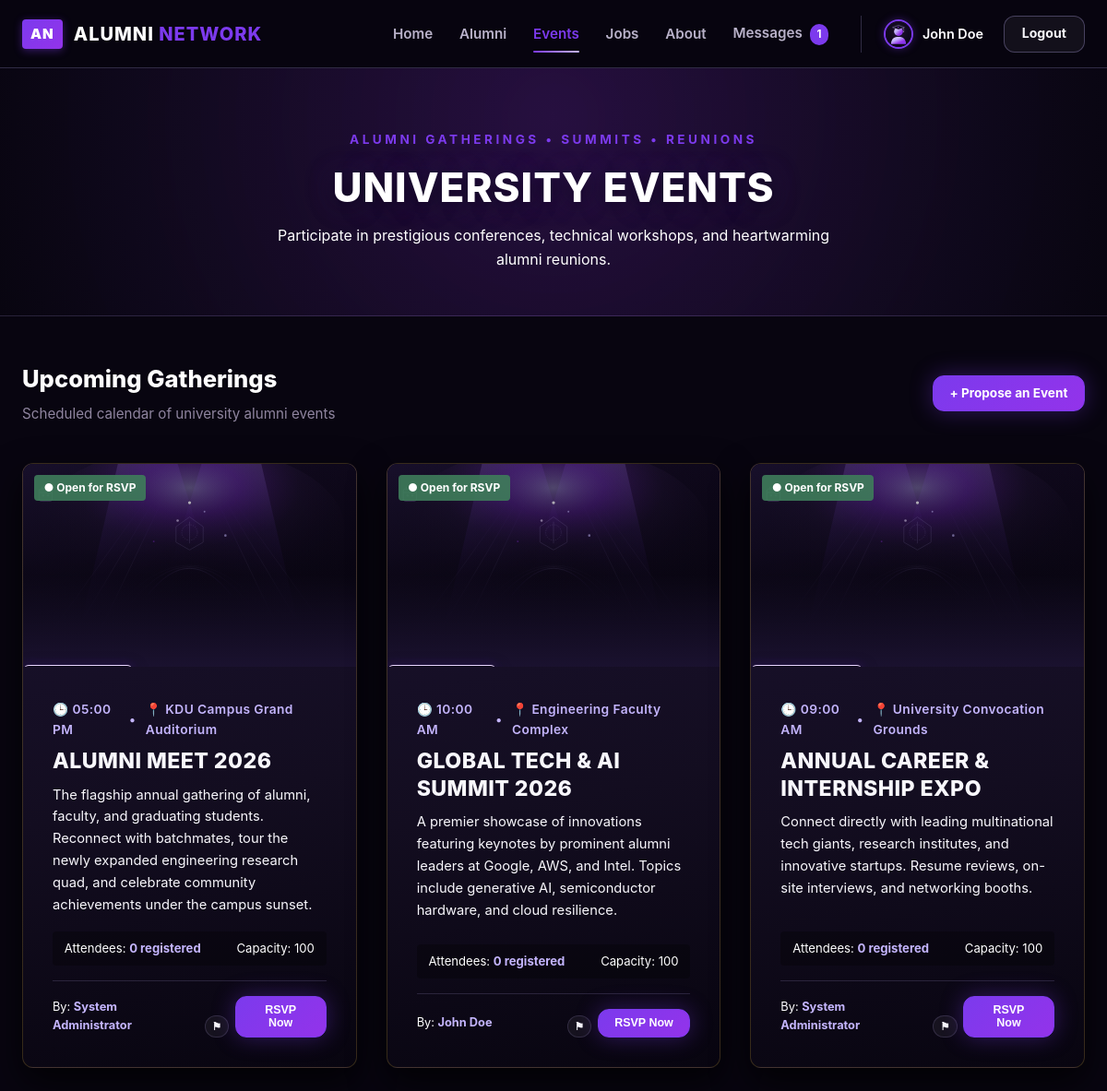
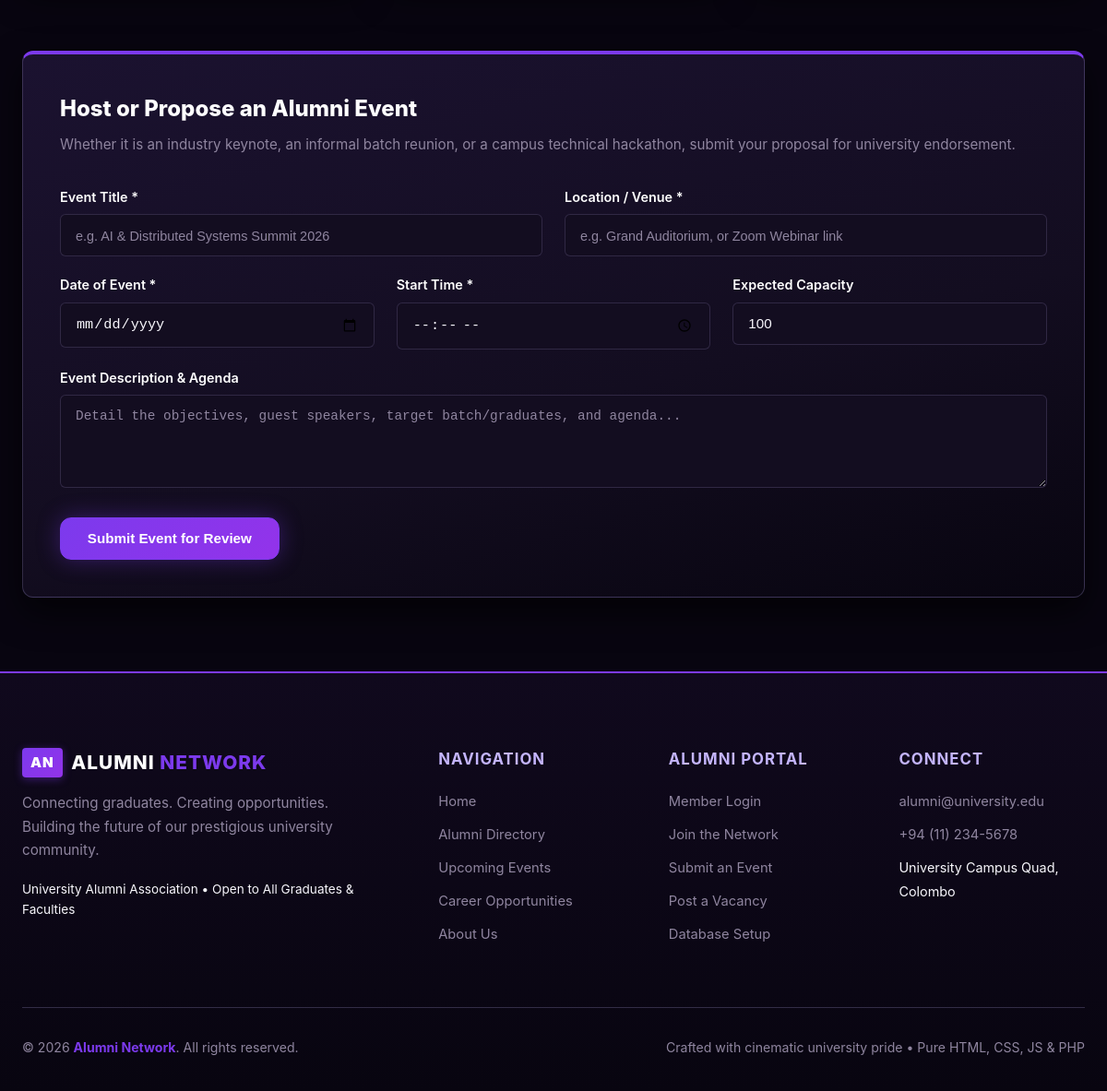
/events.php (signed in), run on the app's committed database (2 pictures, top to bottom).
### tables this page shows
CREATE TABLE IF NOT EXISTS events (
    id INT AUTO_INCREMENT PRIMARY KEY,
    title VARCHAR(200) NOT NULL,
    description TEXT NOT NULL,
    event_date DATE NOT NULL,
    reg_date DATE DEFAULT NULL,
    event_time TIME NOT NULL,
    start_time TIME DEFAULT NULL,
    end_time TIME DEFAULT NULL,
    location VARCHAR(200) NOT NULL,
    capacity INT NOT NULL DEFAULT 100,
    organizer_id INT NOT NULL,
    status ENUM('pending', 'approved', 'rejected') NOT NULL DEFAULT 'approved',
    is_closed TINYINT(1) NOT NULL DEFAULT 0,
    image_url VARCHAR(255) DEFAULT NULL,
    created_at TIMESTAMP DEFAULT CURRENT_TIMESTAMP,
    FOREIGN KEY (organizer_id) REFERENCES users(id) ON DELETE CASCADE
);

### events.php (the view, shortened to what this page needs)
<?php
require_once __DIR__ . '/includes/header.php';
require_once __DIR__ . '/includes/functions.php';
$currentUserId = current_user_id();
$events = [];
if ($db_connected && $pdo) {
    try {
        $userIdParam = $currentUserId ? $currentUserId : 0;
        $stmt = $pdo->prepare("
            SELECT e.*,
                   CONCAT(u.first_name, ' ', u.last_name) AS organizer_name,
                   (SELECT COUNT(*) FROM event_registrations WHERE event_id = e.id AND status = 'attending') AS attendee_count,
                   (SELECT COUNT(*) FROM event_registrations WHERE event_id = e.id AND user_id = ? AND status = 'attending') AS is_user_attending
            FROM events e
            LEFT JOIN users u ON e.organizer_id = u.id
            WHERE e.status = 'approved'
            ORDER BY e.event_date ASC
        ");
        $stmt->execute([$userIdParam]);
        $events = $stmt->fetchAll();
    } catch (Exception $e) {
        $events = [];
    }
}
?>
<section style="background: radial-gradient(circle at 50% 20%, rgba(147, 51, 234, 0.22) 0%, rgba(16, 9, 29, 0.95) 70%, #080510 100%); color: var(--text-light); padding: 4rem 0 3rem; border-bottom: 1px solid var(--border-color);">
    <div class="container text-center" style="text-align: center;">
        <span class="section-eyebrow">Alumni Gatherings &bull; Summits &bull; Reunions</span>
        <h1 class="section-title" style="color: var(--text-light); margin-bottom: 0.8rem;">University Events</h1>
        <p style="color: var(--text-secondary); max-width: 600px; margin: 0 auto;">
            Participate in prestigious conferences, technical workshops, and heartwarming alumni reunions.
        </p>
    </div>
</section>
<div class="container" style="padding-top: 3rem; padding-bottom: 5rem;">
    <div style="display: flex; justify-content: space-between; align-items: center; margin-bottom: 2.5rem; flex-wrap: wrap; gap: 1rem;">
        <div>
            <h2 style="color: var(--text-light); font-size: 1.6rem; font-weight: 800; margin: 0 0 0.3rem 0;">Upcoming Gatherings</h2>
            <p style="color: var(--text-muted); font-size: 0.95rem; margin: 0;">Scheduled calendar of university alumni events</p>
        </div>
        <div>
            <a href="#propose-event" class="btn btn-gold gold-glow btn-sm">
                + Propose an Event
            </a>
        </div>
    </div>
    <div class="grid grid-3">
        <?php foreach ($events as $event): ?>
            <?php
                $attendees = intval($event['attendee_count'] ?? 0);
                $capacity = intval($event['capacity'] ?? 100);
                $isUserAttending = !empty($event['is_user_attending']);
                $isPast = (strtotime($event['event_date']) < strtotime(date('Y-m-d')));
                $isClosed = (!empty($event['is_closed']) || $isPast);
                $isFull = ($capacity > 0 && $attendees >= $capacity);
            ?>
            <div class="card card-dark event-card" style="display: flex; flex-direction: column;">
                <div class="event-image-box" style="position: relative;">
                    <img src="assets/images/event-placeholder.svg" alt="Event Banner" class="event-image">
                    <span class="event-date-badge">
                    </span>
                    <span style="position: absolute; top: 12px; left: 12px; font-size: 0.75rem; font-weight: 700; padding: 0.3rem 0.65rem; border-radius: 4px; <?php echo ($isClosed || $isFull) ? 'background: rgba(166, 61, 64, 0.9); color: #fff;' : 'background: rgba(63, 125, 90, 0.9); color: #fff;'; ?>">
                        <?php
                            if ($isPast) echo "Past Event";
                            elseif ($isClosed) echo "Closed";
                            elseif ($isFull) echo "Capacity Full";
                            else echo "&#9679; Open for RSVP";
                        ?>
                    </span>
                </div>
                <div class="event-body" style="flex: 1; display: flex; flex-direction: column;">
                    <div class="event-meta" style="margin-bottom: 0.6rem;">
                        <span>&#128338; <?php echo date('h:i A', strtotime($event['event_time'])); ?></span>
                        <span>&bull;</span>
                        <span>&#128205; <?php echo htmlspecialchars($event['location']); ?></span>
                    </div>
                    <h3 class="event-title" style="margin-bottom: 0.6rem;"><?php echo htmlspecialchars($event['title']); ?></h3>
                    <p class="event-desc" style="flex: 1; margin-bottom: 1rem;"><?php echo htmlspecialchars($event['description']); ?></p>
                    <div style="font-size: 0.82rem; color: var(--text-secondary); margin-bottom: 1rem; padding: 0.5rem 0.8rem; background: rgba(0,0,0,0.3); border-radius: 4px; display: flex; justify-content: space-between;">
                        <span>Attendees: <strong style="color: var(--accent-light);"><?php echo $attendees; ?> registered</strong></span>
                        <span>Capacity: <?php echo $capacity; ?></span>
                    </div>
                    <div style="padding-top: 1rem; border-top: 1px solid var(--border-color); display: flex; justify-content: space-between; align-items: center; gap: 0.5rem;">
                        <span style="font-size: 0.8rem; color: var(--text-secondary);">
                            By: <strong style="color: var(--accent-light);"><?php echo htmlspecialchars(!empty($event['organizer_name']) ? $event['organizer_name'] : 'Alumni Relations'); ?></strong>
                        </span>
                        <div style="display: flex; gap: 0.4rem;">
                            <button type="button" class="btn btn-outline-light btn-sm" style="font-size: 0.72rem; padding: 0.25rem 0.45rem; border-color: var(--border-color);"
                                    onclick="openReportModal(<?php echo $event['id']; ?>, 'event', '<?php echo htmlspecialchars(addslashes($event['title'])); ?>');" title="Report Event">
                                &#9873;
                            </button>
                            <?php if ($isLoggedIn): ?>
                                <form method="POST" action="events.php" style="display: inline;">
                                    <?php if ($isUserAttending): ?>
                                        <button type="submit" class="btn btn-sm" style="background: var(--success-color); color: #fff; font-size: 0.78rem; border: 1px solid var(--accent-color);" title="Click to Cancel RSVP">
                                            &#10003; Attending (Cancel)
                                        </button>
                                    <?php elseif ($isClosed || $isFull): ?>
                                        <button type="button" class="btn btn-sm btn-disabled" disabled style="font-size: 0.78rem;">
                                            Closed
                                        </button>
                                    <?php else: ?>
                                        <button type="submit" class="btn btn-gold btn-sm gold-glow" style="font-size: 0.78rem;">
                                            RSVP Now
                                        </button>
                                    <?php endif; ?>
                                </form>
                            <?php else: ?>
                                <a href="auth/login.php" class="btn btn-outline-gold btn-sm" style="font-size: 0.78rem;">
                                    Login to RSVP
                                </a>
                            <?php endif; ?>
                        </div>
                    </div>
                </div>
            </div>
        <?php endforeach; ?>
    </div>
    <div id="propose-event" class="card" style="margin-top: 5rem; padding: 2.5rem; border-top: 4px solid var(--accent-color);">
        <h3 style="color: var(--text-light); font-size: 1.5rem; margin-bottom: 0.5rem; font-weight: 800;">
            Host or Propose an Alumni Event
        </h3>
        <p style="color: var(--text-muted); margin-bottom: 2rem; font-size: 0.95rem;">
            Whether it is an industry keynote, an informal batch reunion, or a campus technical hackathon, submit your proposal for university endorsement.
        </p>
        <?php if ($isLoggedIn): ?>
            <form method="POST" action="events.php#propose-event">
                <div class="grid grid-2" style="margin-bottom: 1.2rem; gap: 1.5rem;">
                    <div class="form-group" style="margin-bottom: 0;">
                        <label for="title">Event Title *</label>
                        <input type="text" id="title" name="title" class="form-control" placeholder="e.g. AI & Distributed Systems Summit 2026" required>
                    </div>
                    <div class="form-group" style="margin-bottom: 0;">
                        <label for="location">Location / Venue *</label>
                        <input type="text" id="location" name="location" class="form-control" placeholder="e.g. Grand Auditorium, or Zoom Webinar link" required>
                    </div>
                </div>
                <div class="grid grid-3" style="margin-bottom: 1.2rem; gap: 1.5rem;">
                    <div class="form-group" style="margin-bottom: 0;">
                        <label for="event_date">Date of Event *</label>
                        <input type="date" id="event_date" name="event_date" class="form-control" required min="<?php echo date('Y-m-d'); ?>">
                    </div>
                    <div class="form-group" style="margin-bottom: 0;">
                        <label for="event_time">Start Time *</label>
                        <input type="time" id="event_time" name="event_time" class="form-control" required>
                    </div>
                    <div class="form-group" style="margin-bottom: 0;">
                        <label for="capacity">Expected Capacity</label>
                        <input type="number" id="capacity" name="capacity" class="form-control" value="100" min="5" max="5000">
                    </div>
                </div>
                <div class="form-group" style="margin-bottom: 1.5rem;">
                    <label for="description">Event Description & Agenda</label>
                    <textarea id="description" name="description" class="form-control" rows="4" placeholder="Detail the objectives, guest speakers, target batch/graduates, and agenda..."></textarea>
                </div>
                <button type="submit" class="btn btn-gold gold-glow">
                    Submit Event for Review
                </button>
            </form>
        <?php endif; ?>
    </div>
</div>
<?php require_once __DIR__ . '/includes/footer.php'; ?>

### data on the page
events: event_date "● Open for RSVP", event_time "05:00 PM", location "KDU Campus Grand Auditorium", title "ALUMNI MEET 2026", description "The flagship annual gathering of alumni, faculty, and graduating students. Reconnect with batchmates, tour the newly expanded engineering research quad, and celebrate community achievements under the campus sunset.", attendees "0", capacity "100", organizer_name "System Administrator", is_closed "RSVP Now"
events: event_date "● Open for RSVP", event_time "10:00 AM", location "Engineering Faculty Complex", title "GLOBAL TECH & AI SUMMIT 2026", description "A premier showcase of innovations featuring keynotes by prominent alumni leaders at Google, AWS, and Intel. Topics include generative AI, semiconductor hardware, and cloud resilience.", attendees "0", capacity "100", organizer_name "John Doe", is_closed "RSVP Now"
events: event_date "● Open for RSVP", event_time "09:00 AM", location "University Convocation Grounds", title "ANNUAL CAREER & INTERNSHIP EXPO", description "Connect directly with leading multinational tech giants, research institutes, and innovative startups. Resume reviews, on-site interviews, and networking booths.", attendees "0", capacity "100", organizer_name "System Administrator", is_closed "RSVP Now"

### other printed values
$unreadMessagesCount "1"
$userName "John Doe"
